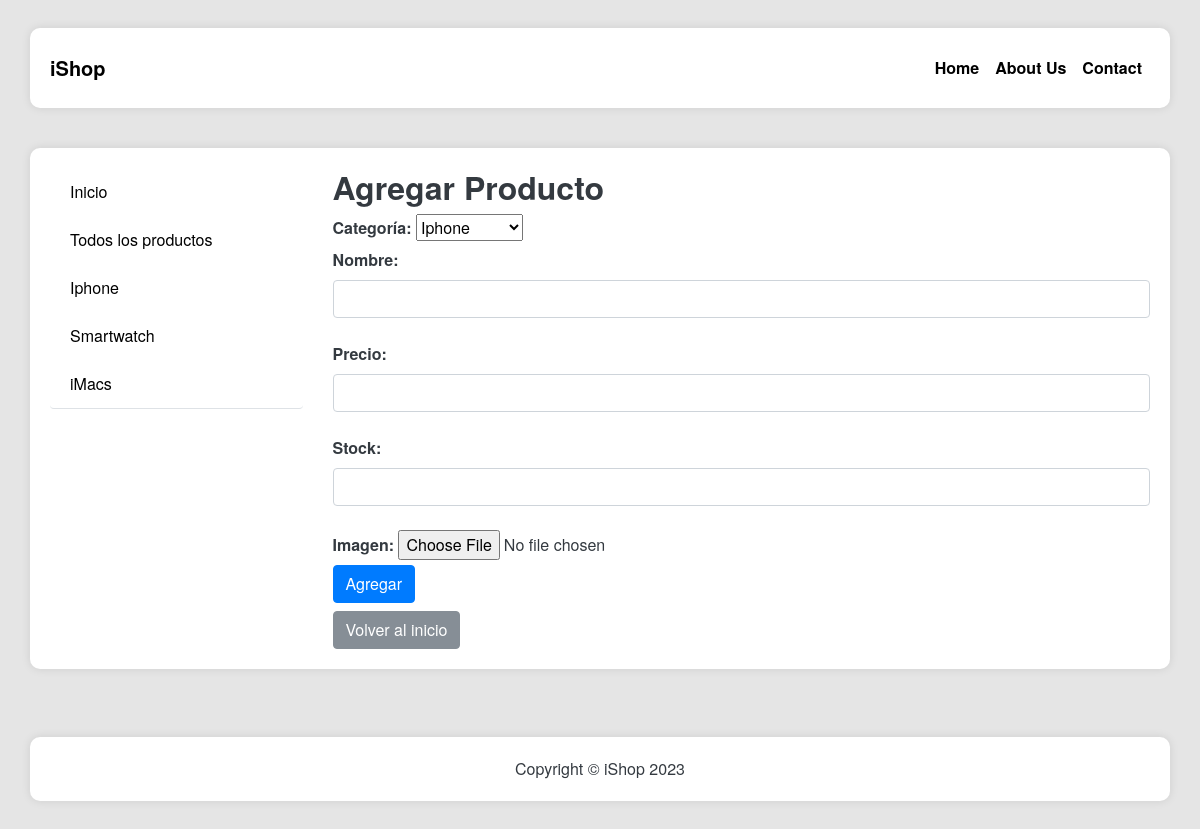
Screenshot of /applab06/producto/ with the database file from the repository.
### applab06/models.py (models this page shows, shortened)
class Categoria(models.Model):
    nombre = models.CharField(max_length=100)
    pub_date = models.DateTimeField('fecha de registro', auto_now=True)

### applab06/views.py (the view, shortened to what this page needs)
# urls.py: path('producto/', views.producto, name='nuevo_producto'),
def producto(request):
    categorias = Categoria.objects.all()
    context = {'categorias': categorias}
    return render(request, 'producto.html', context)

### applab06/templates/producto.html (shortened to what this page needs)
{% extends "layout.html" %}
{% block content %}
  <h2 class="font-weight-bold">Agregar Producto</h2>
  <form method="post" enctype="multipart/form-data">
    <label for="categoria" class="font-weight-bold">Categoría:</label>
    <select name="categoria" id="categoria">
      {% for categoria in categorias %}
        <option value="{{ categoria.id }}">{{ categoria.nombre }}</option>
      {% endfor %}
    </select><br>
    <label for="nombre" class="font-weight-bold">Nombre:</label>
    <input type="text" name="nombre" class="form-control" required><br>
    <label for="precio" class="font-weight-bold">Precio:</label>
    <input type="text" name="precio" class="form-control" required><br>
    <label for="stock" class="font-weight-bold">Stock:</label>
    <input type="text" name="stock" class="form-control" required><br>
    <label for="image" class="font-weight-bold">Imagen:</label>
    <input type="file" name="image" accept="image/*" required><br>
    <button type="submit" class="btn btn-primary">Agregar</button>
  </form>
  <a href="{% url 'index' %}" class="btn btn-secondary mt-2">Volver al inicio</a>
{% endblock %}

### applab06/templates/layout.html (shortened to what this page needs)
{% load static %}
<!DOCTYPE html>
<html lang="en">
<head>
    <link href="{% static 'vendor/bootstrap/css/bootstrap.min.css' %}" rel="stylesheet">
    <link href="{% static 'css/shop.css'%}" rel="stylesheet">
</head>
<body>
    <nav class="navbar navbar-expand-lg fixed-top custom-navbar">
      <div class="container">
          <a class="navbar-brand" href="#">iShop</a>
          <div class="collapse navbar-collapse" id="navbarResponsive">
            <ul class="navbar-nav ml-auto">
                <li class="nav-item active">
                    <a class="nav-link" href="{% url 'index' %}">Home <span class="sr-only">(current)</span></a>
                </li>
                <li class="nav-item">
                    <a class="nav-link" href="{% url 'about' %}">About Us</a>
                </li>
                <li class="nav-item">
                    <a class="nav-link" href="{% url 'contact' %}">Contact</a>
                </li>
            </ul>
          </div>
      </div>
  </nav>
    <br><br><br>
    <div class="container">
        <div class="row">
            <div class="col-lg-3">
                <div class="list-group">
                    <a href="{% url 'index' %}" class="list-group-item">Inicio</a>
                    <a href="{% url 'lista_productos' %}" class="list-group-item">Todos los productos</a>
                        {% for categoria in categorias %}
                            <a href="{% url 'lista_productos' %}?categoria={{ categoria.nombre }}" class="list-group-item">{{ categoria.nombre }}</a>
                        {% endfor %}
                </div>
            </div>
            <div class="col-lg-9">
                {% block content %}{% endblock %}
            </div>
        </div>
    </div>
    <footer class="py-5">
        <div class="container">
            <p class="m-0">Copyright &copy; iShop 2023</p>
        </div>
    </footer>
</body>
</html>

### applab06/static/css/shop.css (style rules this page uses)
body { padding-top: 54px; }
@media (min-width: 992px) { body { padding-top: 56px; } }

### applab06/templates/layout.html (style rules this page uses)
body { font-family: 'Helvetica Neue', Helvetica, Arial, sans-serif; background-color: #e5e5e5; color: #343a40 !important; }
.list-group-item { background-color: #fff; border: none; border-bottom: 1px solid #dee2e6; color: #000000 !important; transition: background-color 0.3s, color 0.3s; }
.navbar { background-color: transparent; box-shadow: none; }
.navbar-brand, .navbar-toggler-icon, .navbar-nav .nav-link { color: #000 !important; font-weight: bold !important; }
.container { background-color: #ffffff; border-radius: 10px; box-shadow: 0 0 10px rgba(0, 0, 0, 0.1); margin-top: 20px; padding: 20px; }
footer { text-align: center; }

### rows the page displays
Categoria: nombre "Iphone"
Categoria: nombre "Smartwatch"
Categoria: nombre "iMacs"

### other values shown
form field categoria "Iphone"
